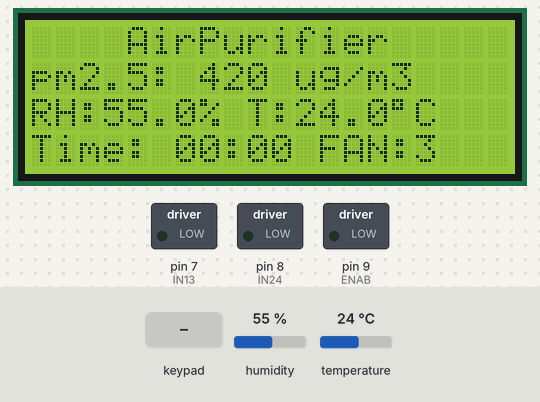
Bench run of a sketch on a simulated Arduino Uno, built with avr-gcc and run on an emulated ATmega328P. On the bench: 20×4 character LCD, switched loads named in the sketch (green lamp = pin HIGH). Inputs (shaded band) come from the test bench; at power-on: humidity 55 %, temperature 24 °C. What the sketch prints to the serial monitor is not drawn.

Above: at 4.3 s.
4.4 s: key 'A' pressed
At 5.2 s:
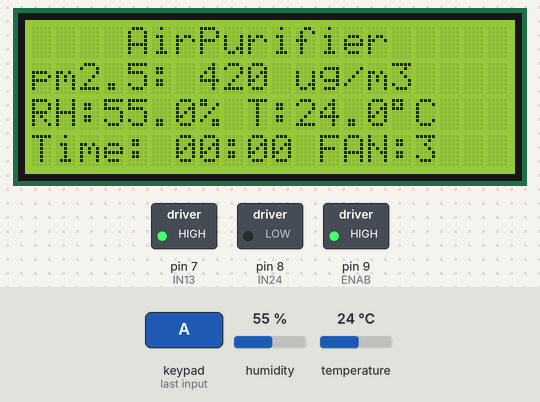
6.9 s: keypad keys 4 2 0 D pressed 0.4 s apart
At 9.3 s:
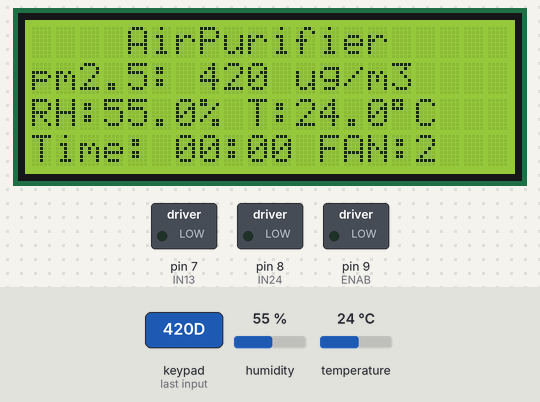
10.0 s: keypad keys 1 0 1 1 1 2 1 3 A pressed 0.4 s apart
At 14.0 s:
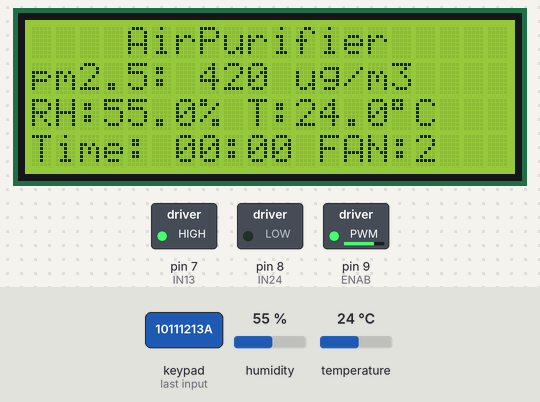
15.7 s: humidity set to 22 %
At 19.8 s:
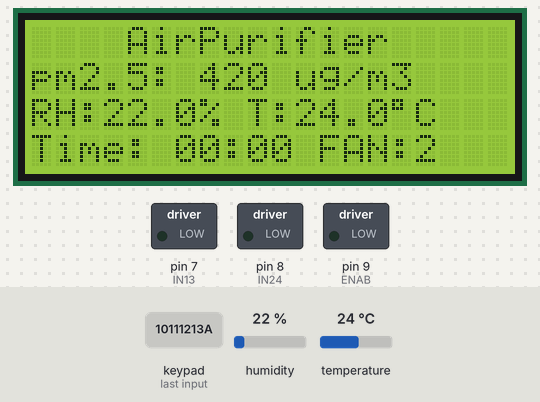
20.6 s: temperature set to 12 °C
At 24.0 s:
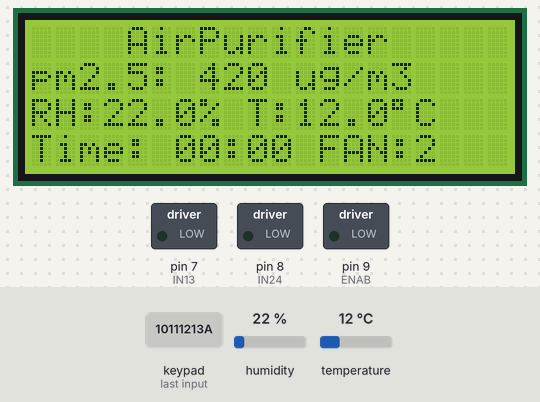
24.6 s: key 'B' pressed
At 26.0 s:
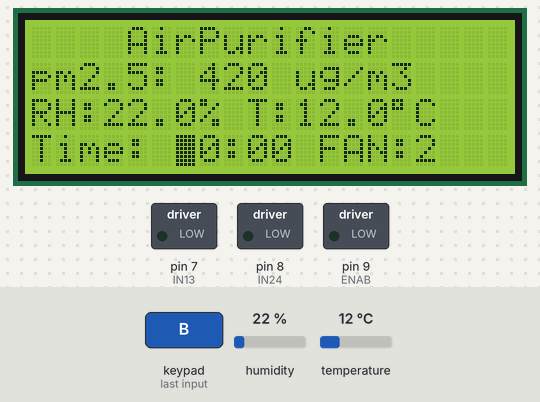
Timing chart, 0 to 27.1 s (numbered marks = the images above; inputs shaded):
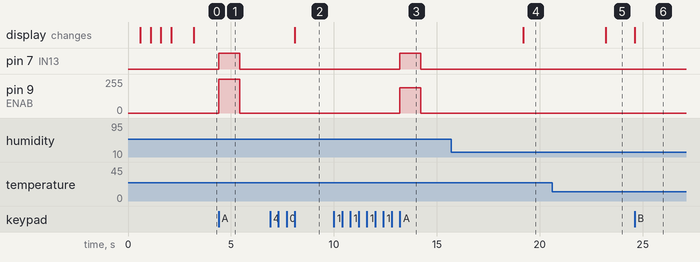

Measured:
- after the input at 4.4 s, pin 7 (IN13): LOW → HIGH at once, → LOW 1.0 s later; pin 9 (ENAB): 0/255 → 255/255 at once, → 0/255 1.0 s later
- after the input at 6.9 s, the display: changes after 1.2 s (image 2)
- after the input at 10.0 s, pin 7 (IN13): LOW → HIGH after 3.2 s, → LOW 1.0 s later; pin 9 (ENAB): 0/255 → 191/255 after 3.2 s, → 0/255 1.0 s later
- after the input at 15.7 s, the display: changes after 3.5 s (image 4)
- after the input at 20.6 s, the display: changes after 2.6 s (image 5)
- after the input at 24.6 s, the display: changes at once (image 6)

The sketch:

airPurifier.ino
```cpp
#include <Wire.h>
#include <LiquidCrystal_I2C.h>
#include <SoftwareSerial.h>
#include <Keypad.h>
#include "DHT.h"

#define DHTPIN 4
#define DHTTYPE DHT11

#define IN13 7
#define IN24 8
#define ENAB 9

// Define keypad
const uint8_t ROWS = 4, COLS = 4;
char keys[ROWS][COLS] = {
  {'1', '2', '3', 'A'},
  {'4', '5', '6', 'B'},
  {'7', '8', '9', 'C'},
  {'*', '0', '#', 'D'}
};

uint8_t rowPins[ROWS] = {14, 15, 16, 17};
uint8_t colPins[COLS] = {10, 11, 12, 13};

// Prototypes
DHT dht(DHTPIN, DHTTYPE);
Keypad keypad = Keypad(makeKeymap(keys), rowPins, colPins, ROWS, COLS);
LiquidCrystal_I2C lcd(0x27, 20, 4);
SoftwareSerial pmsSerial(5, 6);

uint32_t DHTMillis, countdownMillis, pmReadMillis, printMillis;

int16_t speed_arr[4] = {0, 127, 191, 255};
int16_t index_arr = 3;
uint16_t pm2_5 = 0, currentPm2_5 = 0;

int8_t hour[2] = {0, 0};
int8_t minute[2] = {0, 0};
int8_t index_lcd = 6;

float currentHumidity, currentTemperature;

bool previousCountDown = false, settingTime = false, countdown = false;

void setup() {
  pinMode(IN13, OUTPUT);
  pinMode(IN24, OUTPUT);
  pinMode(ENAB, OUTPUT);
  // TCCR1B = TCCR1B & 0b11111000 | 0x02; // Set PWM frequency to 31250 Hz

  Serial.begin(9600);

  lcd.begin();
  lcd.backlight();

  dht.begin();

  lcd.setCursor(2, 1);
  lcd.print("Program Starting");
  lcd.setCursor(2, 2);
  lcd.print("Initializing");
  for (uint8_t count = 0; count <= 3; count++) {
    delay(500);
    lcd.print(".");
  }
  delay(1000);
  lcd.clear();

  lcd.setCursor(4, 0);
  lcd.print("AirPurifier");

  lcd.setCursor(0, 1);
  lcd.print("pm2.5: ");
  lcd.print("420");
  lcd.print(" ug/m3");

  lcd.setCursor(0, 2);
  lcd.print("RH:");
  lcd.print("    ");
  lcd.print("%");
  lcd.setCursor(9, 2);
  lcd.print("T:");
  lcd.print("    ");
  lcd.print((char)223);
  lcd.print("C");

  DISPLAY_TIME();

  lcd.setCursor(12, 3);
  lcd.print("FAN:");
  lcd.print(index_arr);
  while (!Serial);
  pmsSerial.begin(9600);
}

void loop() {
  uint32_t currentMillis = millis();

  if (currentMillis - DHTMillis >= 2000) {
    float humidity = dht.readHumidity();
    float temperature = dht.readTemperature();
    if (!isnan(humidity) && !isnan(temperature)) {
      currentHumidity = humidity;
      currentTemperature = temperature;
    }

    char humStr[10];
    char tempStr[10];

    dtostrf(currentHumidity, 4, 1, humStr);
    dtostrf(currentTemperature, 4, 1, tempStr);

    lcd.setCursor(0, 2);
    lcd.print("RH:");
    lcd.print(humStr);
    lcd.print("%");
    lcd.setCursor(9, 2);
    lcd.print("T:");
    lcd.print(tempStr);
    lcd.print((char)223);
    lcd.print("C");
    DHTMillis = currentMillis;
  }

  if (countdown != previousCountDown) {
    if (countdown == true) {
      DRIVE_MOTOR(HIGH, LOW, index_arr);
      countdownMillis = millis();
    } else {
      DRIVE_MOTOR(LOW, LOW, 0);
    }
    previousCountDown = countdown;
  }

  if (countdown && currentMillis - countdownMillis >= 1000) {
    COUNTDOWNTIME();
    DISPLAY_TIME();
    countdownMillis = currentMillis;
  }

  if (currentMillis - pmReadMillis >= 5000) {
    ReadPMS3003();
    pmReadMillis = currentMillis;
  }

  if (settingTime) {
    lcd.setCursor(index_lcd, 3);
    lcd.blink();
  }

//  if (currentMillis - printMillis >= 1000) {
//    PRINTSERIAL();
//    printMillis = currentMillis;
//  }
  char key = keypad.getKey();
  if (key != NO_KEY) {
    handleKeypadInput(key);
  }
}

// Functions
// Read PM2.5 value from PMS3003 sensor
void ReadPMS3003() {
  int8_t index_pm2_5 = 0;
  uint8_t value, previousValue;

  while (pmsSerial.available()) {
    value = pmsSerial.read();

    if ((index_pm2_5 == 0 && value != 0x42) || (index_pm2_5 == 1 && value != 0x4d)) {
      break;
    }

    if (index_pm2_5 == 6) {
      previousValue = value;
    }
    else if (index_pm2_5 == 7) {
      pm2_5 = (previousValue << 8) | value;
      currentPm2_5 = pm2_5;
      if (pm2_5 < 1000) {
        currentPm2_5 = pm2_5;
      }
      if (currentPm2_5 < 10) {
        lcd.setCursor(7, 1);
        lcd.print(currentPm2_5);
        lcd.setCursor(8, 1);
        lcd.print("            ");
        lcd.setCursor(9, 1);
        lcd.print("ug/m3");
      }
      else if (currentPm2_5 < 100) {
        lcd.setCursor(7, 1);
        lcd.print(currentPm2_5);
        lcd.setCursor(9, 1);
        lcd.print("           ");
        lcd.setCursor(10, 1);
        lcd.print("ug/m3");
      }
      else if (currentPm2_5 < 1000) {
        lcd.setCursor(7, 1);
        lcd.print(currentPm2_5);
        lcd.setCursor(10, 1);
        lcd.print("          ");
        lcd.setCursor(11, 1);
        lcd.print("ug/m3");
      }
      break;
    }

    index_pm2_5++;
  }
  while (pmsSerial.available()) pmsSerial.read();
}

// Handle keypad input
void handleKeypadInput(char key) {
  Serial.println(key);
  switch (key) {
    case 'A':
      if (settingTime == false) {
        countdown = !countdown;
      }
      break;

    case 'B':
      if (countdown == false) {
        settingTime = !settingTime;
        if (!settingTime) {
          index_lcd = 6;
          lcd.noBlink();
        }else{
          hour[0] = hour[1] = minute[0] = minute[1] = 0;
          DISPLAY_TIME();
        }
      }
      break;

    case '*':
      if (settingTime == true && index_lcd > 6) {
        index_lcd--;
        if (index_lcd == 8) index_lcd--;
      }
      break;

    case '#':
      if (settingTime == true && index_lcd < 10) {
        index_lcd++;
        if (index_lcd == 8) index_lcd++;
      }
      break;

    case 'C':
      if (index_arr < 3) index_arr++;
      if (countdown) {
        DRIVE_MOTOR(HIGH, LOW, index_arr);
      }else{
        DRIVE_MOTOR(LOW, LOW, 0);
      }
      lcd.setCursor(16, 3);
      lcd.print(index_arr);
      break;

    case 'D':
      if (index_arr > 0) index_arr--;
      if (countdown) {
        DRIVE_MOTOR(HIGH, LOW, index_arr);
      }else{
        DRIVE_MOTOR(LOW, LOW, 0);
      }
      lcd.setCursor(16, 3);
      lcd.print(index_arr);
      break;

    default:
      if (key >= '0' && key <= '9' && settingTime) {
        int8_t num = key - '0';
        int8_t index_check = index_lcd - 6;
        if (index_check == 0) {
          if (num < 3) {
            hour[0] = num;
          }
        } else if (index_check == 1) {
          if (hour[0] == 2 && num < 4) {
            hour[1] = num;
          } else if (hour[0] < 2) {
            hour[1] = num;
          }
        } else if (index_check == 3) {
          if (num < 6) {
            minute[0] = num;
          }
        } else if (index_check == 4) {
          minute[1] = num;
        }
        DISPLAY_TIME();
      }
      break;
  }
}

// Display time on LCD
void DISPLAY_TIME() {
  lcd.setCursor(0, 3);
  lcd.print("Time: ");
  lcd.print(hour[0]);
  lcd.print(hour[1]);
  lcd.print(":");
  lcd.print(minute[0]);
  lcd.print(minute[1]);
  lcd.print(" ");
}

void COUNTDOWNTIME() {
  if (hour[0] == 0 && hour[1] == 0 && minute[0] == 0 && minute[1] == 0) {
    countdown = false;
    return;
  }

  if (minute[1] == 0) {
    if (minute[0] == 0) {
      if (hour[1] == 0) {
        if (hour[0] == 0) {
          countdown = false;
          return;
        }
        hour[0]--;
        hour[1] = 9;
      } else {
        hour[1]--;
      }
      minute[0] = 5;
      minute[1] = 9;
    } else {
      minute[0]--;
      minute[1] = 9;
    }
  } else {
    minute[1]--;
  }
}

// Drive motor
void DRIVE_MOTOR(bool VCC, bool GND, uint8_t INDEX) {
  digitalWrite(IN13, VCC);
  digitalWrite(IN24, GND);
  analogWrite(ENAB, speed_arr[INDEX]);
}

void PRINTSERIAL(){
  Serial.print("pm2.5: ");
  Serial.print(currentPm2_5);
  Serial.print(" ug/m3, ");
  Serial.print("RH: ");
  Serial.print(currentHumidity);
  Serial.print("%, ");
  Serial.print("T: ");
  Serial.print(currentTemperature);
  Serial.print((char)223);
  Serial.print("C, ");
  Serial.print("FAN: ");
  Serial.print(index_arr);
  Serial.print(", ");
  Serial.print("Time: ");
  Serial.print(hour[0]);
  Serial.print(hour[1]);
  Serial.print(":");
  Serial.print(minute[0]);
  Serial.print(minute[1]);
  Serial.println();
}
```
